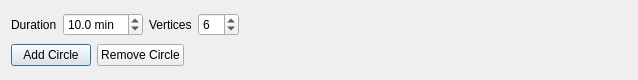
<?xml version="1.0" encoding="UTF-8"?>
<ui version="4.0">
 <class>CircleDockWidget</class>
 <widget class="QDialog" name="CircleDockWidget">
  <property name="geometry">
   <rect>
    <x>0</x>
    <y>0</y>
    <width>638</width>
    <height>80</height>
   </rect>
  </property>
  <property name="sizePolicy">
   <sizepolicy hsizetype="Preferred" vsizetype="Preferred">
    <horstretch>0</horstretch>
    <verstretch>0</verstretch>
   </sizepolicy>
  </property>
  <property name="windowTitle">
   <string>Circle Control</string>
  </property>
  <layout class="QVBoxLayout" name="verticalLayout">
   <item>
    <layout class="QHBoxLayout" name="horizontalLayout">
     <item>
      <widget class="QLabel" name="label">
       <property name="text">
        <string>Duration</string>
       </property>
      </widget>
     </item>
     <item>
      <widget class="QDoubleSpinBox" name="dsbCircleDuration">
       <property name="toolTip">
        <string>Duration of the circle, computed with the cruise speed of the aircraft in the performance settings.</string>
       </property>
       <property name="suffix">
        <string> min</string>
       </property>
       <property name="decimals">
        <number>1</number>
       </property>
       <property name="minimum">
        <double>1.000000000000000</double>
       </property>
       <property name="maximum">
        <double>600.000000000000000</double>
       </property>
       <property name="value">
        <double>10.000000000000000</double>
       </property>
      </widget>
     </item>
     <item>
      <widget class="QLabel" name="label_2">
       <property name="text">
        <string>Vertices</string>
       </property>
      </widget>
     </item>
     <item>
      <widget class="QSpinBox" name="sbCircleVertices">
       <property name="toolTip">
        <string>Number of corners of the polygon approximating the circle.</string>
       </property>
       <property name="minimum">
        <number>3</number>
       </property>
       <property name="maximum">
        <number>36</number>
       </property>
       <property name="value">
        <number>6</number>
       </property>
      </widget>
     </item>
     <item>
      <spacer name="horizontalSpacer_2">
       <property name="orientation">
        <enum>Qt::Horizontal</enum>
       </property>
       <property name="sizeHint" stdset="0">
        <size>
         <width>40</width>
         <height>20</height>
        </size>
       </property>
      </spacer>
     </item>
    </layout>
   </item>
   <item>
    <layout class="QHBoxLayout" name="horizontalLayout_2">
     <item>
      <widget class="QPushButton" name="pbAddCircle">
       <property name="toolTip">
        <string>Insert a left-turning circle starting and ending at the selected waypoint.</string>
       </property>
       <property name="text">
        <string>Add Circle</string>
       </property>
      </widget>
     </item>
     <item>
      <widget class="QPushButton" name="pbRemoveCircle">
       <property name="toolTip">
        <string>Remove the circle the selected waypoint belongs to, keeping its starting point.</string>
       </property>
       <property name="text">
        <string>Remove Circle</string>
       </property>
      </widget>
     </item>
     <item>
      <spacer name="horizontalSpacer">
       <property name="orientation">
        <enum>Qt::Horizontal</enum>
       </property>
       <property name="sizeHint" stdset="0">
        <size>
         <width>40</width>
         <height>20</height>
        </size>
       </property>
      </spacer>
     </item>
    </layout>
   </item>
  </layout>
 </widget>
 <resources/>
 <connections/>
</ui>
